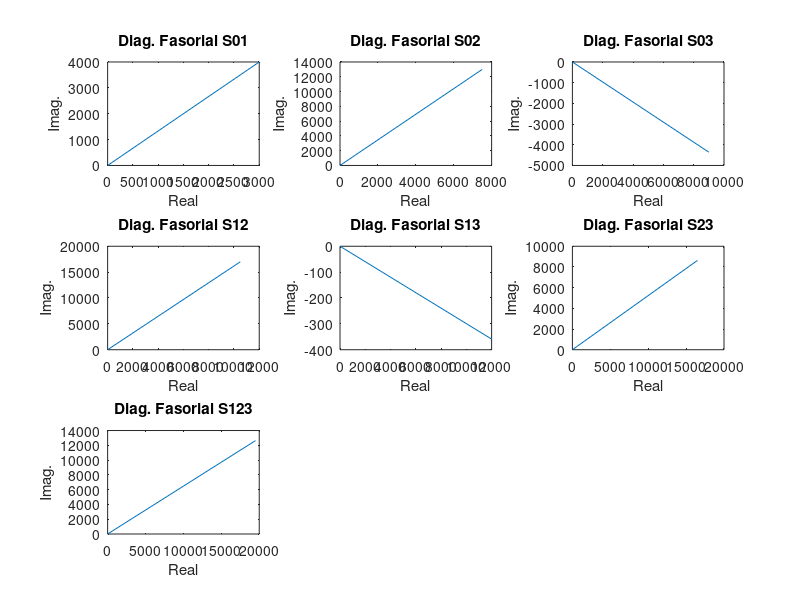

The MATLAB source for this figure:
clear all

## V = 220v
## 60Hz

% cargas complexas da questao
S01 = 5000;  %VA
S02 = 15000; %VA
S03 = 10000; %VA

%fatores de potencia cos(teta) = f.p = P/|S|
fp01 = 0.6; % atrasado
fp02 = 0.5; % atrasado
fp03 = 0.9; % adiantado

%cargas complexas S = P + Qi
s01 = S01*fp01 + j*S01*sin(acos(fp01));
s02 = S02*fp02 + j*S02*sin(acos(fp02));
s03 = S03*fp03 - j*S03*sin(acos(fp03));

%somando as cargas por meio de chaveamento
s12 = s01 + s02
s13 = s01 + s03
s23 = s02 + s03
s123 = s01 + s02 + s03

%modulo das cargas, valor absoluto
abs01 = abs(s01)
abs02 = abs(s02)
abs03 = abs(s03)
abs12 = abs(s12)
abs13 = abs(s13)
abs23 = abs(s23)
abs123 = abs(s123)

%fatores de potencia cos(teta) = f.p = P/|S|
fp12 = real(s12)/abs(s12)
fp13 = real(s13)/abs(s13)
fp23 = real(s23)/abs(s23)
fp123 = real(s123)/abs(s123)

%plotando os graficos
subplot(3,3,1)
plot([0 real(s01)],[0 imag(s01)])
xlabel('Real'),ylabel('Imag.')
title('Diag. Fasorial S01')

subplot(3,3,2)
plot([0 real(s02)],[0 imag(s02)])
xlabel('Real'),ylabel('Imag.')
title('Diag. Fasorial S02')

subplot(3,3,3)
plot([0 real(s03)], [0 imag(s03)])
xlabel('Real'),ylabel('Imag.')
title('Diag. Fasorial S03')

subplot(3,3,4)
plot([0 real(s12)],[0 imag(s12)])
xlabel('Real'),ylabel('Imag.')
title('Diag. Fasorial S12')

subplot(3,3,5)
plot([0 real(s13)],[0 imag(s13)])
xlabel('Real'),ylabel('Imag.')
title('Diag. Fasorial S13')

subplot(3,3,6)
plot([0 real(s23)],[0 imag(s23)])
xlabel('Real'),ylabel('Imag.')
title('Diag. Fasorial S23')

subplot(3,3,7)
plot([0 real(s123)],[0 imag(s123)])
xlabel('Real'),ylabel('Imag.')
title('Diag. Fasorial S123')

%salvando o grafico em JPG
saveas(gca, 'grafico_2.jpg', 'jpg')
